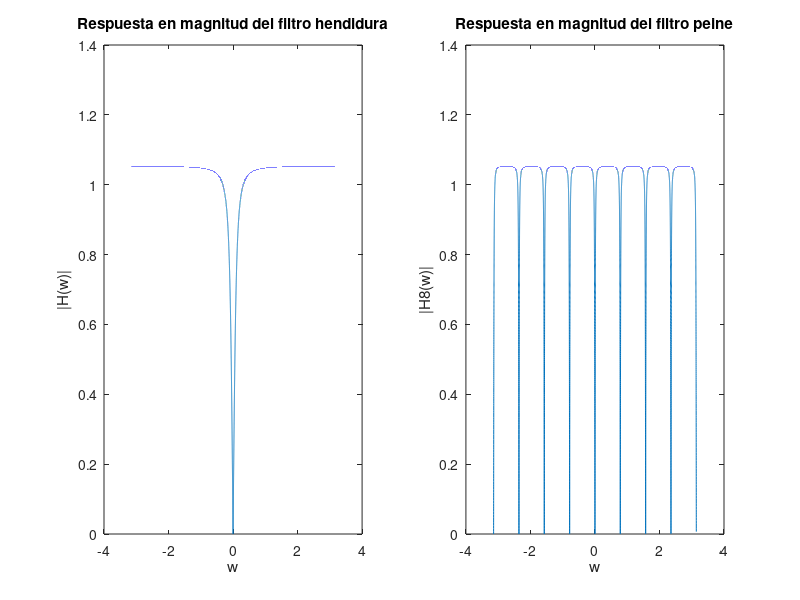

MATLAB code to generate this figure:
% Ejercicio 8
% Filtro peine a partir de hendidura.

w = -pi:0.0001:pi; % Frecuencia.
a = 0.9; % Radio de los polos.

% Funcion |H(w)|.
H = sqrt(2-2 .*cos(w))./sqrt(1-2*a .*cos(w) + a^2);

% Funcion |H8(w)|.
H8 = sqrt(2-2 .*cos(8*w))./sqrt(1-2*a .*cos(8*w) + a^2);

% Graficas.
figure;
subplot(1,2,1);
plot(w, H);
title('Respuesta en magnitud del filtro hendidura')
xlabel('w');
ylabel('|H(w)|');
subplot(1,2,2);
plot(w, H8);
title('Respuesta en magnitud del filtro peine')
xlabel('w');
ylabel('|H8(w)|');




